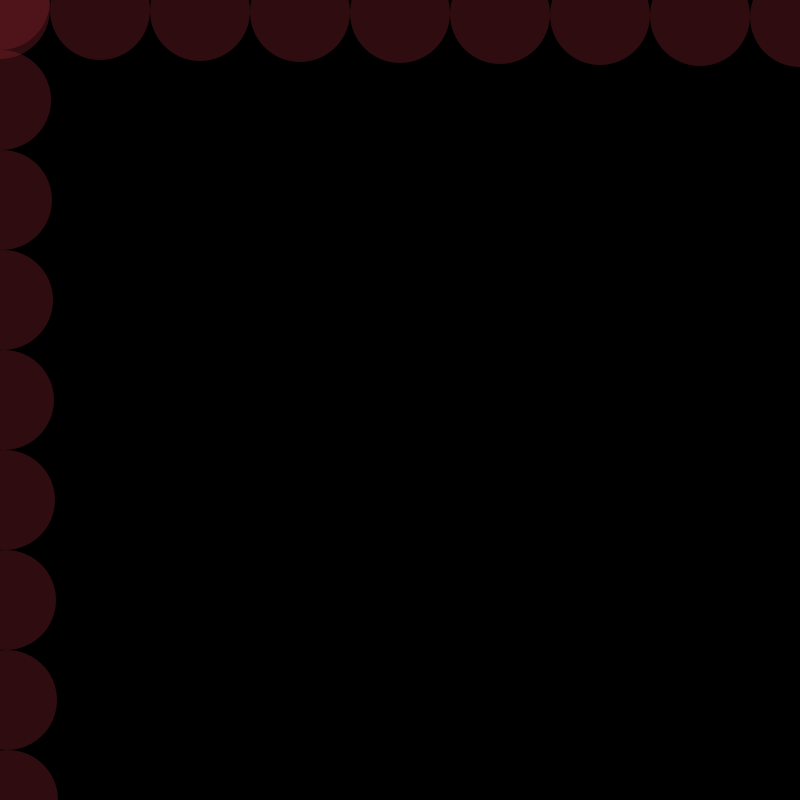
Frame 1 (no input)
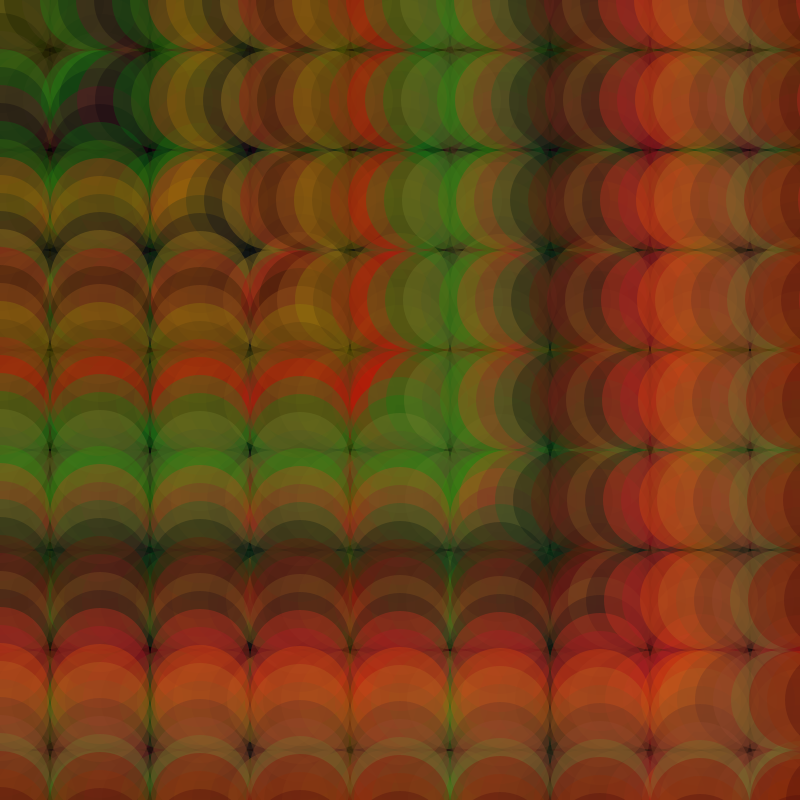
Frame 60 (the mouse pressed at the canvas centre just before this capture)
Frame 120 (the mouse held since frame 60 and released just before this capture): identical to frame 60, image omitted

The Processing sketch that drew these frames (run headless with seeded random() and noise(); from frame 60 on, the mouse is pressed at the canvas centre):

// Processing sketch: processing_66418
// ── processing_66418.pde

int x;
int y;
float distance;

void setup(){
  size (800, 800);
  background (0);
  noStroke();
  

}

void draw(){
  if (mousePressed){
    fill (random(50), random(150), random(230), 80);
  }
  else{
    fill(random(230), random(150), random(50), 80);
  }
  
  
  for(int y = 0; y <= height; y += 100){
    ellipse(x++, y, 100, 100);
    frameRate(3);
  }
  
  for(int y = 0; y <= height; y += 100){
    ellipse(y, x++, 100, 100);
    frameRate(3);
  }

}
 
